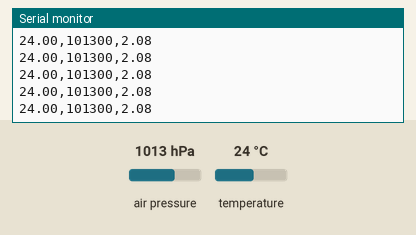
A sketch run on a simulated Arduino Uno, built with avr-gcc and run on an emulated ATmega328P. Parts: the last lines printed to the serial monitor. Inputs (shaded band) come from the test bench; at power-on: air pressure 1013 hPa, temperature 24 °C.

Above: at 2.2 s.
2.3 s: air pressure set to 952 hPa
At 2.32 s:
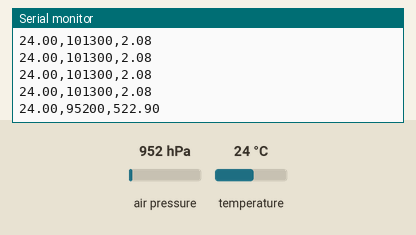
3.8 s: temperature set to 12 °C
At 3.82 s:
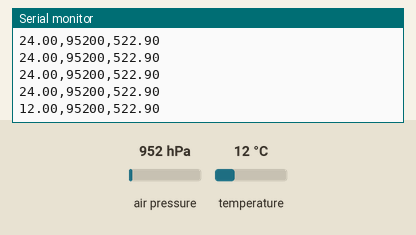
5.3 s: air pressure set to 975 hPa
At 5.32 s:
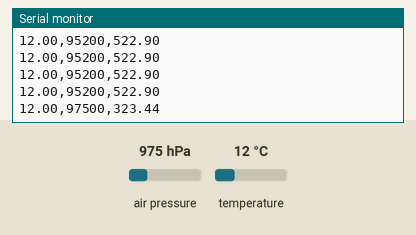
Timing chart, 0 to 8.3 s (numbered marks = the images above; inputs shaded):
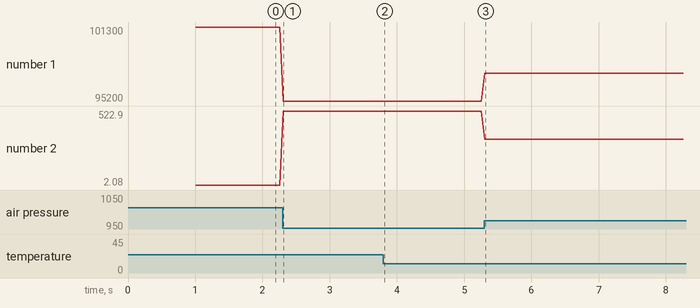

The sketch:

MBP.ino
```cpp
/*
 * Arduino + BMP180 Barometric Pressure Sensor
 * Data streaming for Python Professional Dashboard
 */

#include <Wire.h>
#include <Adafruit_BMP085.h>

Adafruit_BMP085 bmp;

// Control de tiempo para el muestreo
unsigned long lastTime = 0;
const int SAMPLE_RATE = 20; // Hz (20 lecturas por segundo es excelente para este sensor)
const int SAMPLE_PERIOD = 1000 / SAMPLE_RATE; // ms

void setup() {
  Serial.begin(115200);

  // Iniciar sensor
  if (!bmp.begin()) {
    Serial.println("Error: No se encontro el sensor BMP180. Revisa las conexiones.");
    while (1) {} // Detener la ejecución si no hay sensor
  }

  delay(1000);
}

void loop() {
  unsigned long currentTime = millis();

  if (currentTime - lastTime >= SAMPLE_PERIOD) {
    lastTime = currentTime;

    // Leer datos del sensor
    float temperature = bmp.readTemperature(); // Grados Celsius
    int32_t pressure = bmp.readPressure();     // Pascales (Pa)
    float altitude = bmp.readAltitude();       // Metros (asumiendo presion estandar a nivel del mar)

    // Enviar datos en formato CSV: Temperatura, Presion, Altitud
    Serial.print(temperature, 2);
    Serial.print(",");
    Serial.print(pressure);
    Serial.print(",");
    Serial.println(altitude, 2);
  }
}
```

Measured:
- after the input at 2.3 s, the serial monitor: prints a new line at once (image 1)
- after the input at 3.8 s, the serial monitor: prints a new line at once (image 2)
- after the input at 5.3 s, the serial monitor: prints a new line at once (image 3)
- plotted number 1: 101300 → 95200 after the input at 2.3 s, 95200 → 97500 after the input at 5.3 s
- plotted number 2: 2.08 → 522.9 after the input at 2.3 s, 522.9 → 323.44 after the input at 5.3 s
